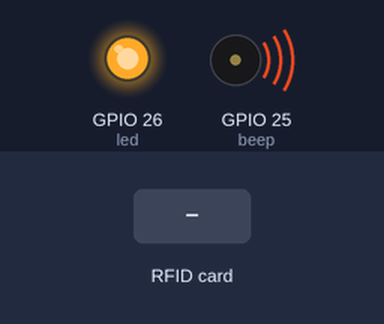
A sketch run on a simulated ESP32. Shown: output pins drawn as LEDs (lit = HIGH), buzzer (waves = sounding, pin HIGH). The test bench sets the inputs (shaded band). What the sketch prints to the serial monitor is not drawn.

Above: at 1.2 s.
1.3 s: RFID card 5E 7A 19 C4 held to the reader
Timing chart, 0 to 4.3 s (numbered marks = the images above; inputs shaded):
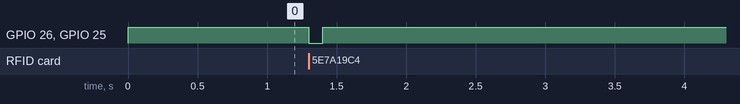

The sketch:

Teste_1.ino
```cpp
#include <Wiegand.h>

WIEGAND wg;

#define beep 25
#define led 26

void setup()
{
  Serial.begin(9600);
  wg.begin();
  pinMode(beep, OUTPUT);
  pinMode(led, OUTPUT);
  digitalWrite(beep, HIGH);
  digitalWrite(led, HIGH);
}

void loop()
{
  if(wg.available())
  {
    Serial.print("Wiegand HEX = ");
    Serial.print(wg.getCode(),HEX);
    Serial.print(", DECIMAL = ");
    Serial.print(wg.getCode());
    Serial.print(", Type W");
    Serial.println(wg.getWiegandType());
    digitalWrite(beep, LOW);
    digitalWrite(led, LOW);
    delay(100);
    digitalWrite(beep, HIGH);
    digitalWrite(led, HIGH);
  }

}
```

Measured:
- after the input at 1.3 s, GPIO 26 (led), GPIO 25 (beep): HIGH → LOW at once, → HIGH 0.10 s later
